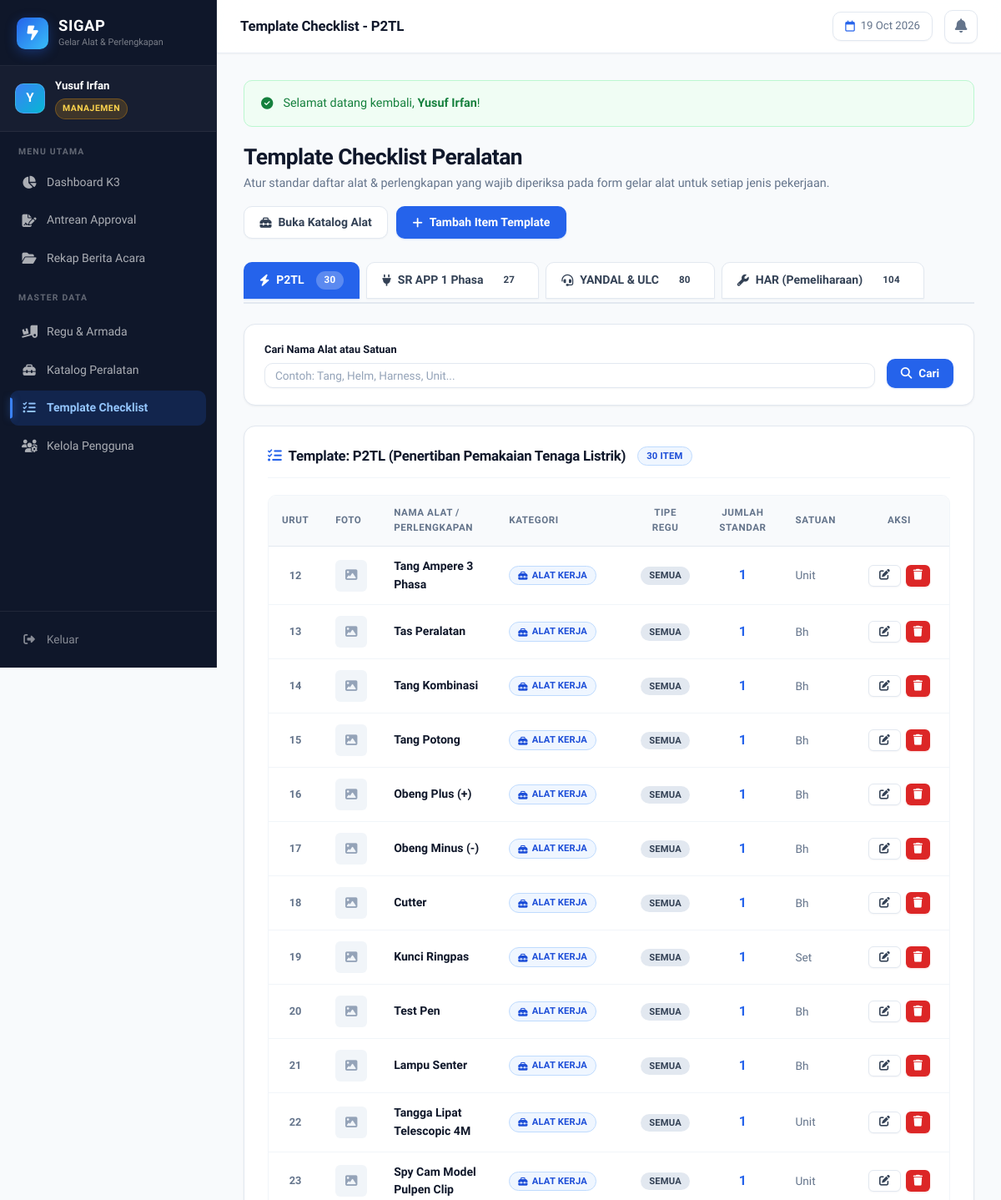
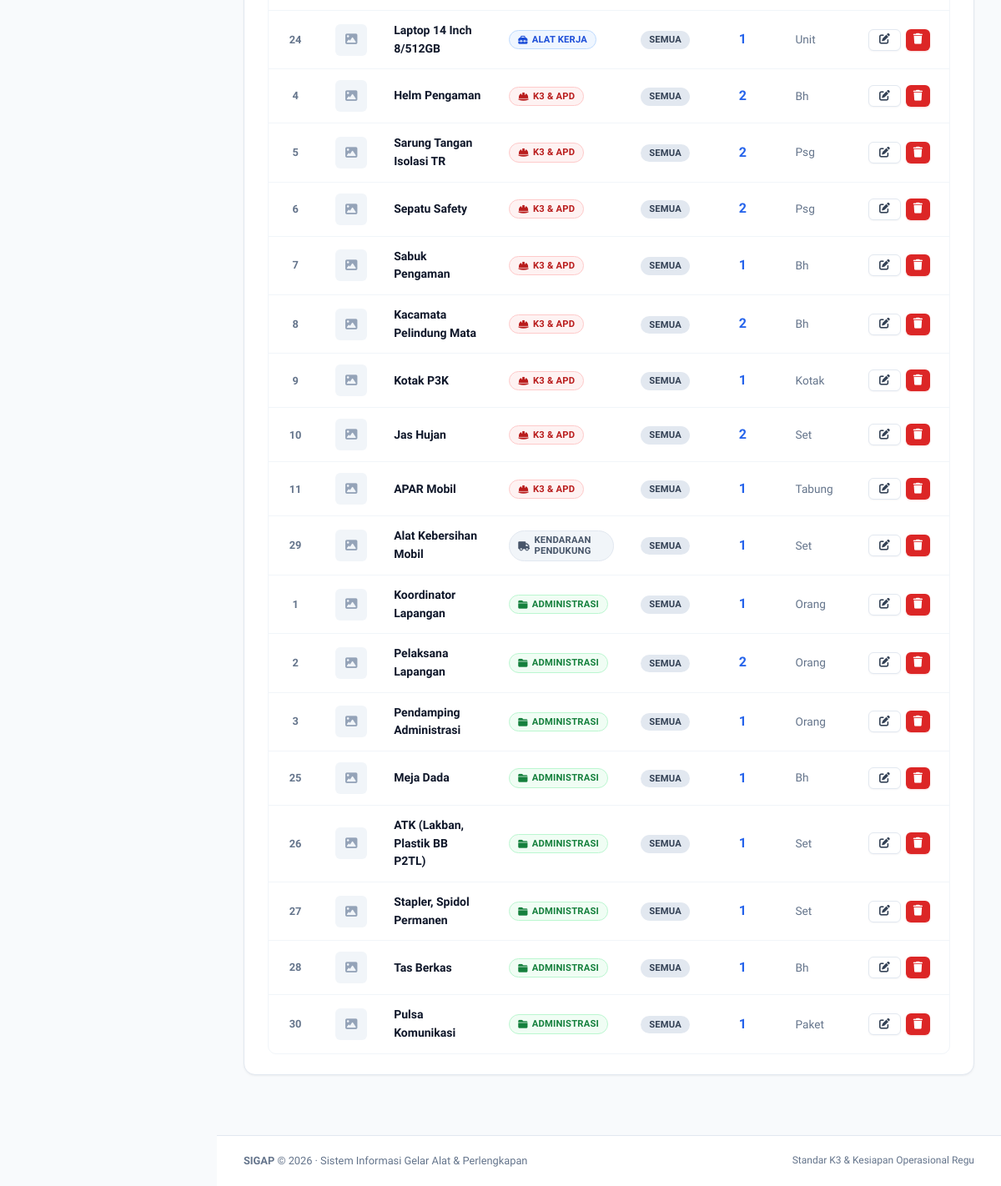
Screenshot of /master/template/index.php (signed in) with the database file from the repository (2 pictures, top to bottom).
### tables this page shows
CREATE TABLE IF NOT EXISTS template_checklist_item (
    id               INT          AUTO_INCREMENT PRIMARY KEY,
    jenis_pekerjaan  ENUM('p2tl', 'sr_app', 'yandal', 'har') NOT NULL,
    regu_tipe        VARCHAR(50)  NOT NULL DEFAULT 'all',
    master_barang_id INT  NOT NULL,
    jumlah_standar   INT  NOT NULL DEFAULT 1,
    urutan           INT  NOT NULL DEFAULT 0,
    INDEX idx_tpl_jenis  (jenis_pekerjaan),
    INDEX idx_tpl_barang (master_barang_id),
    FOREIGN KEY (master_barang_id)
        REFERENCES master_barang(id)
        ON DELETE CASCADE
        ON UPDATE CASCADE
);

CREATE TABLE IF NOT EXISTS master_barang (
    id               INT          AUTO_INCREMENT PRIMARY KEY,
    nama_barang      VARCHAR(150) NOT NULL UNIQUE,
    kategori         ENUM('alat_kerja', 'k3_safety', 'kendaraan_pendukung', 'administrasi') NOT NULL,
    satuan_default   VARCHAR(30)  NOT NULL,
    gambar_referensi VARCHAR(255) NULL,
    created_at       TIMESTAMP    DEFAULT CURRENT_TIMESTAMP,
    updated_at       TIMESTAMP    DEFAULT CURRENT_TIMESTAMP ON UPDATE CURRENT_TIMESTAMP,
    INDEX idx_barang_kategori (kategori),
    INDEX idx_barang_nama     (nama_barang)
);

### includes/auth_check.php (called while the page is built, shortened)
<?php
function base_url($path = '') {
    static $base_dir = null;
    if ($base_dir === null) {
        $project_root = str_replace('\\', '/', realpath(__DIR__ . '/..'));
        $doc_root     = str_replace('\\', '/', realpath(isset($_SERVER['DOCUMENT_ROOT']) ? $_SERVER['DOCUMENT_ROOT'] : ''));
        if ($doc_root && strpos($project_root, $doc_root) === 0) {
            $base_dir = substr($project_root, strlen($doc_root));
        } else {
            $script = isset($_SERVER['SCRIPT_NAME']) ? $_SERVER['SCRIPT_NAME'] : '';
            $base_dir = rtrim(dirname(dirname($script)), '/');
        }
        $base_dir = rtrim($base_dir, '/');
    }
    return $base_dir . '/' . ltrim($path, '/');
}

### master/template/index.php (the view, shortened to what this page needs)
<?php
require_once __DIR__ . '/../../includes/auth_check.php';
$pdo = get_db_connection();
$active_jenis = isset($_GET['jenis']) ? $_GET['jenis'] : 'p2tl';
$search = trim(isset($_GET['q']) ? $_GET['q'] : '');
$counts_stmt = $pdo->query("SELECT jenis_pekerjaan, COUNT(*) as total FROM template_checklist_item GROUP BY jenis_pekerjaan");
$counts_raw = $counts_stmt->fetchAll(PDO::FETCH_KEY_PAIR);
$tab_counts = [
    'p2tl'   => isset($counts_raw['p2tl']) ? $counts_raw['p2tl'] : 0,
    'sr_app' => isset($counts_raw['sr_app']) ? $counts_raw['sr_app'] : 0,
    'yandal' => isset($counts_raw['yandal']) ? $counts_raw['yandal'] : 0,
    'har'    => isset($counts_raw['har']) ? $counts_raw['har'] : 0,
];
$where = ["tci.jenis_pekerjaan = :jenis"];
$params = [':jenis' => $active_jenis];
$where_sql = implode(' AND ', $where);
$stmt = $pdo->prepare("
    SELECT tci.*, mb.nama_barang, mb.kategori, mb.satuan_default, mb.gambar_referensi
    FROM template_checklist_item tci
    JOIN master_barang mb ON tci.master_barang_id = mb.id
    WHERE {$where_sql}
    ORDER BY mb.kategori, tci.urutan, mb.nama_barang
");
$stmt->execute($params);
$items = $stmt->fetchAll();
$kategori_labels = [
    'alat_kerja'          => ['label' => 'Alat Kerja', 'badge' => 'badge-submitted', 'icon' => 'fa-toolbox'],
    'k3_safety'           => ['label' => 'K3 & APD', 'badge' => 'badge-rejected', 'icon' => 'fa-hard-hat'],
    'kendaraan_pendukung' => ['label' => 'Kendaraan Pendukung', 'badge' => 'badge-draft', 'icon' => 'fa-truck'],
    'administrasi'        => ['label' => 'Administrasi', 'badge' => 'badge-approved', 'icon' => 'fa-folder-closed']
];
$jenis_titles = [
    'p2tl'   => 'P2TL (Penertiban Pemakaian Tenaga Listrik)',
    'sr_app' => 'SR APP 1 Phasa (Penyambungan & Bongkar)',
    'yandal' => 'YANDAL & ULC (Pelayanan Gangguan)',
    'har'    => 'HAR (Pemeliharaan Jaringan & Gardu)',
];
require_once __DIR__ . '/../../includes/header.php';
?>
<div style="display:flex; justify-content:space-between; align-items:flex-start; margin-bottom:1.75rem; flex-wrap:wrap; gap:1rem;">
    <div>
        <h1 style="font-size:1.65rem; font-weight:800; letter-spacing:-0.02em; margin-bottom:4px; color:var(--text-main);">Template Checklist Peralatan</h1>
        <p style="color:var(--text-muted); font-size:0.9rem;">Atur standar daftar alat & perlengkapan yang wajib diperiksa pada form gelar alat untuk setiap jenis pekerjaan.</p>
    </div>
    <div style="display:flex; gap:10px;">
        <a href="<?= base_url('master/barang/index.php') ?>" class="btn btn-outline">
            <i class="fa-solid fa-toolbox"></i> Buka Katalog Alat
        </a>
        <button onclick="openModalTambah()" class="btn btn-primary">
            <i class="fa-solid fa-plus"></i> Tambah Item Template
        </button>
    </div>
</div>
<div style="display:flex; gap:8px; margin-bottom:1.5rem; overflow-x:auto; padding-bottom:4px; border-bottom:2px solid var(--border-color);">
    <a href="index.php?jenis=p2tl" class="btn <?= $active_jenis === 'p2tl' ? 'btn-primary' : 'btn-outline' ?>" style="border-radius:var(--radius-md) var(--radius-md) 0 0; padding:10px 18px; font-weight:600; text-decoration:none;">
        <i class="fa-solid fa-bolt"></i> P2TL
        <span class="badge" style="margin-left:6px; background:<?= $active_jenis === 'p2tl' ? 'rgba(255,255,255,0.25)' : 'var(--bg-card)' ?>;"><?= $tab_counts['p2tl'] ?></span>
    </a>
    <a href="index.php?jenis=sr_app" class="btn <?= $active_jenis === 'sr_app' ? 'btn-primary' : 'btn-outline' ?>" style="border-radius:var(--radius-md) var(--radius-md) 0 0; padding:10px 18px; font-weight:600; text-decoration:none;">
        <i class="fa-solid fa-plug"></i> SR APP 1 Phasa
        <span class="badge" style="margin-left:6px; background:<?= $active_jenis === 'sr_app' ? 'rgba(255,255,255,0.25)' : 'var(--bg-card)' ?>;"><?= $tab_counts['sr_app'] ?></span>
    </a>
    <a href="index.php?jenis=yandal" class="btn <?= $active_jenis === 'yandal' ? 'btn-primary' : 'btn-outline' ?>" style="border-radius:var(--radius-md) var(--radius-md) 0 0; padding:10px 18px; font-weight:600; text-decoration:none;">
        <i class="fa-solid fa-headset"></i> YANDAL & ULC
        <span class="badge" style="margin-left:6px; background:<?= $active_jenis === 'yandal' ? 'rgba(255,255,255,0.25)' : 'var(--bg-card)' ?>;"><?= $tab_counts['yandal'] ?></span>
    </a>
    <a href="index.php?jenis=har" class="btn <?= $active_jenis === 'har' ? 'btn-primary' : 'btn-outline' ?>" style="border-radius:var(--radius-md) var(--radius-md) 0 0; padding:10px 18px; font-weight:600; text-decoration:none;">
        <i class="fa-solid fa-wrench"></i> HAR (Pemeliharaan)
        <span class="badge" style="margin-left:6px; background:<?= $active_jenis === 'har' ? 'rgba(255,255,255,0.25)' : 'var(--bg-card)' ?>;"><?= $tab_counts['har'] ?></span>
    </a>
</div>
<div class="card" style="margin-bottom:1.5rem; padding:1.25rem 1.5rem;">
    <form method="GET" style="display:flex; gap:14px; flex-wrap:wrap; align-items:flex-end;">
        <div style="flex:1; min-width:240px;">
            <label class="form-label" style="font-size:0.8rem;">Cari Nama Alat atau Satuan</label>
            <input type="text" name="q" class="form-control" placeholder="Contoh: Tang, Helm, Harness, Unit..." value="<?= htmlspecialchars($search) ?>" style="font-size:0.85rem; padding:6px 12px;">
        </div>
        <div style="display:flex; gap:8px;">
            <button type="submit" class="btn btn-primary" style="padding:7px 16px; font-size:0.85rem;">
                <i class="fa-solid fa-magnifying-glass"></i> Cari
            </button>
        </div>
    </form>
</div>
<div class="card">
    <div class="card-header">
        <h2 class="card-title">
            <i class="fa-solid fa-list-check" style="color:var(--primary);"></i>
            Template: <?= htmlspecialchars(isset($jenis_titles[$active_jenis]) ? $jenis_titles[$active_jenis] : strtoupper($active_jenis)) ?>
            <span class="badge badge-submitted" style="font-size:0.7rem; margin-left:6px;"><?= count($items) ?> item</span>
        </h2>
    </div>
    <?php if (empty($items)): ?>
        <div style="text-align:center; padding:3rem 1rem; color:var(--text-muted);">
            <div style="width:48px; height:48px; border-radius:50%; background:#f1f5f9; color:#64748b; display:flex; align-items:center; justify-content:center; margin:0 auto 10px; font-size:1.3rem;">
                <i class="fa-solid fa-clipboard-list"></i>
            </div>
            <strong style="color:var(--text-main);">Belum ada item checklist untuk jenis pekerjaan ini</strong>
            <p style="font-size:0.825rem; margin-top:2px;">Klik tombol "Tambah Item Template" di atas untuk menambahkan alat ke dalam template checklist.</p>
        </div>
    <?php else: ?>
        <div class="table-responsive">
            <table class="data-table">
                <thead>
                    <tr>
                        <th width="40px" style="text-align:center;">Urut</th>
                        <th width="50px">Foto</th>
                        <th>Nama Alat / Perlengkapan</th>
                        <th>Kategori</th>
                        <th style="text-align:center;">Tipe Regu</th>
                        <th style="text-align:center;">Jumlah Standar</th>
                        <th>Satuan</th>
                        <th style="text-align:center; width:120px;">Aksi</th>
                    </tr>
                </thead>
                <tbody>
                    <?php foreach ($items as $i => $row): ?>
                        <?php $kat_info = isset($kategori_labels[$row['kategori']]) ? $kategori_labels[$row['kategori']] : ['label' => $row['kategori'], 'badge' => 'badge-draft', 'icon' => 'fa-tag']; ?>
                        <tr>
                            <td style="text-align:center; font-weight:700; color:var(--text-muted); font-size:0.8rem;">
                                <?= $row['urutan'] ?>
                            </td>
                            <td>
                                <?php if (!empty($row['gambar_referensi'])): ?>
                                    <img src="<?= base_url('uploads/referensi/' . htmlspecialchars($row['gambar_referensi'])) ?>"
                                         style="width:38px; height:38px; object-fit:cover; border-radius:var(--radius-sm); border:1px solid var(--border-color); cursor:pointer;"
                                         onclick="previewImage(this.src, '<?= addslashes(htmlspecialchars($row['nama_barang'])) ?>')"
                                         title="Klik perbesar">
                                <?php else: ?>
                                    <div style="width:38px; height:38px; border-radius:var(--radius-sm); background:#f1f5f9; color:#94a3b8; display:flex; align-items:center; justify-content:center; font-size:0.9rem;">
                                        <i class="fa-solid fa-image"></i>
                                    </div>
                                <?php endif; ?>
                            </td>
                            <td>
                                <strong style="color:var(--text-main); font-size:0.875rem;"><?= htmlspecialchars($row['nama_barang']) ?></strong>
                            </td>
                            <td>
                                <span class="badge <?= $kat_info['badge'] ?>" style="font-size:0.7rem;">
                                    <i class="fa-solid <?= $kat_info['icon'] ?>"></i> <?= $kat_info['label'] ?>
                                </span>
                            </td>
                            <td style="text-align:center;">
                                <?php if ($row['regu_tipe'] === 'all'): ?>
                                    <span class="badge" style="background:#e2e8f0; color:#334155; font-size:0.7rem;">Semua</span>
                                <?php elseif ($row['regu_tipe'] === 'roda_3'): ?>
                                    <span class="badge" style="background:#e0e7ff; color:#3730a3; font-size:0.7rem;">Roda 3</span>
                                <?php elseif ($row['regu_tipe'] === 'roda_2'): ?>
                                    <span class="badge" style="background:#fef3c7; color:#92400e; font-size:0.7rem;">Roda 2</span>
                                <?php elseif ($row['regu_tipe'] === 'yandal_mobil'): ?>
                                    <span class="badge" style="background:#dbeafe; color:#1e40af; font-size:0.7rem;">Mobil Yandal</span>
                                <?php elseif ($row['regu_tipe'] === 'ulc_motor'): ?>
                                    <span class="badge" style="background:#fef3c7; color:#b45309; font-size:0.7rem;">ULC Motor</span>
                                <?php elseif ($row['regu_tipe'] === 'har_truk'): ?>
                                    <span class="badge" style="background:#e0f2fe; color:#0369a1; font-size:0.7rem;">Truk Hino (HAR A)</span>
                                <?php elseif ($row['regu_tipe'] === 'har_carry'): ?>
                                    <span class="badge" style="background:#fef3c7; color:#92400e; font-size:0.7rem;">Mobil Carry (HAR B)</span>
                                <?php else: ?>
                                    <span class="badge" style="background:#f1f5f9; color:#475569; font-size:0.7rem;"><?= htmlspecialchars($row['regu_tipe']) ?></span>
                                <?php endif; ?>
                            </td>
                            <td style="text-align:center;">
                                <strong style="font-size:1rem; color:var(--primary);"><?= $row['jumlah_standar'] ?></strong>
                            </td>
                            <td style="font-size:0.85rem; color:var(--text-muted);">
                                <?= htmlspecialchars($row['satuan_default']) ?>
                            </td>
                            <td style="text-align:center; white-space:nowrap;">
                                <div style="display:inline-flex; gap:6px;">
                                    <button onclick='openModalEdit(<?= json_encode($row) ?>)' class="btn btn-outline btn-sm" title="Edit Item">
                                        <i class="fa-solid fa-pen-to-square"></i>
                                    </button>
                                    <button onclick="confirmHapus(<?= $row['id'] ?>, '<?= addslashes(htmlspecialchars($row['nama_barang'])) ?>')" class="btn btn-danger btn-sm" style="padding:4px 8px;" title="Hapus">
                                        <i class="fa-solid fa-trash"></i>
                                    </button>
                                </div>
                            </td>
                        </tr>
                    <?php endforeach; ?>
                </tbody>
            </table>
        </div>
    <?php endif; ?>
</div>
<?php require_once __DIR__ . '/../../includes/footer.php'; ?>

### rows the page displays
template_checklist_item: urutan "12", master_barang.nama_barang "Tang Ampere 3 Phasa", master_barang.kategori "ALAT KERJA", regu_tipe "SEMUA", jumlah_standar "1", master_barang.satuan_default "Unit"
template_checklist_item: urutan "13", master_barang.nama_barang "Tas Peralatan", master_barang.kategori "ALAT KERJA", regu_tipe "SEMUA", jumlah_standar "1", master_barang.satuan_default "Bh"
template_checklist_item: urutan "14", master_barang.nama_barang "Tang Kombinasi", master_barang.kategori "ALAT KERJA", regu_tipe "SEMUA", jumlah_standar "1", master_barang.satuan_default "Bh"
template_checklist_item: urutan "15", master_barang.nama_barang "Tang Potong", master_barang.kategori "ALAT KERJA", regu_tipe "SEMUA", jumlah_standar "1", master_barang.satuan_default "Bh"
template_checklist_item: urutan "16", master_barang.nama_barang "Obeng Plus (+)", master_barang.kategori "ALAT KERJA", regu_tipe "SEMUA", jumlah_standar "1", master_barang.satuan_default "Bh"
template_checklist_item: urutan "17", master_barang.nama_barang "Obeng Minus (-)", master_barang.kategori "ALAT KERJA", regu_tipe "SEMUA", jumlah_standar "1", master_barang.satuan_default "Bh"
template_checklist_item: urutan "18", master_barang.nama_barang "Cutter", master_barang.kategori "ALAT KERJA", regu_tipe "SEMUA", jumlah_standar "1", master_barang.satuan_default "Bh"
template_checklist_item: urutan "19", master_barang.nama_barang "Kunci Ringpas", master_barang.kategori "ALAT KERJA", regu_tipe "SEMUA", jumlah_standar "1", master_barang.satuan_default "Set"
template_checklist_item: urutan "20", master_barang.nama_barang "Test Pen", master_barang.kategori "ALAT KERJA", regu_tipe "SEMUA", jumlah_standar "1", master_barang.satuan_default "Bh"
template_checklist_item: urutan "21", master_barang.nama_barang "Lampu Senter", master_barang.kategori "ALAT KERJA", regu_tipe "SEMUA", jumlah_standar "1", master_barang.satuan_default "Bh"
template_checklist_item: urutan "22", master_barang.nama_barang "Tangga Lipat Telescopic 4M", master_barang.kategori "ALAT KERJA", regu_tipe "SEMUA", jumlah_standar "1", master_barang.satuan_default "Unit"
template_checklist_item: urutan "23", master_barang.nama_barang "Spy Cam Model Pulpen Clip", master_barang.kategori "ALAT KERJA", regu_tipe "SEMUA", jumlah_standar "1", master_barang.satuan_default "Unit"
template_checklist_item: urutan "24", master_barang.nama_barang "Laptop 14 Inch 8/512GB", master_barang.kategori "ALAT KERJA", regu_tipe "SEMUA", jumlah_standar "1", master_barang.satuan_default "Unit"
template_checklist_item: urutan "4", master_barang.nama_barang "Helm Pengaman", master_barang.kategori "K3 & APD", regu_tipe "SEMUA", jumlah_standar "2", master_barang.satuan_default "Bh"
template_checklist_item: urutan "5", master_barang.nama_barang "Sarung Tangan Isolasi TR", master_barang.kategori "K3 & APD", regu_tipe "SEMUA", jumlah_standar "2", master_barang.satuan_default "Psg"
template_checklist_item: urutan "6", master_barang.nama_barang "Sepatu Safety", master_barang.kategori "K3 & APD", regu_tipe "SEMUA", jumlah_standar "2", master_barang.satuan_default "Psg"
template_checklist_item: urutan "7", master_barang.nama_barang "Sabuk Pengaman", master_barang.kategori "K3 & APD", regu_tipe "SEMUA", jumlah_standar "1", master_barang.satuan_default "Bh"
template_checklist_item: urutan "8", master_barang.nama_barang "Kacamata Pelindung Mata", master_barang.kategori "K3 & APD", regu_tipe "SEMUA", jumlah_standar "2", master_barang.satuan_default "Bh"
template_checklist_item: urutan "9", master_barang.nama_barang "Kotak P3K", master_barang.kategori "K3 & APD", regu_tipe "SEMUA", jumlah_standar "1", master_barang.satuan_default "Kotak"
template_checklist_item: urutan "10", master_barang.nama_barang "Jas Hujan", master_barang.kategori "K3 & APD", regu_tipe "SEMUA", jumlah_standar "2", master_barang.satuan_default "Set"
template_checklist_item: urutan "11", master_barang.nama_barang "APAR Mobil", master_barang.kategori "K3 & APD", regu_tipe "SEMUA", jumlah_standar "1", master_barang.satuan_default "Tabung"
template_checklist_item: urutan "29", master_barang.nama_barang "Alat Kebersihan Mobil", master_barang.kategori "KENDARAAN PENDUKUNG", regu_tipe "SEMUA", jumlah_standar "1", master_barang.satuan_default "Set"
template_checklist_item: urutan "1", master_barang.nama_barang "Koordinator Lapangan", master_barang.kategori "ADMINISTRASI", regu_tipe "SEMUA", jumlah_standar "1", master_barang.satuan_default "Orang"
template_checklist_item: urutan "2", master_barang.nama_barang "Pelaksana Lapangan", master_barang.kategori "ADMINISTRASI", regu_tipe "SEMUA", jumlah_standar "2", master_barang.satuan_default "Orang"
template_checklist_item: urutan "3", master_barang.nama_barang "Pendamping Administrasi", master_barang.kategori "ADMINISTRASI", regu_tipe "SEMUA", jumlah_standar "1", master_barang.satuan_default "Orang"
template_checklist_item: urutan "25", master_barang.nama_barang "Meja Dada", master_barang.kategori "ADMINISTRASI", regu_tipe "SEMUA", jumlah_standar "1", master_barang.satuan_default "Bh"
template_checklist_item: urutan "26", master_barang.nama_barang "ATK (Lakban, Plastik BB P2TL)", master_barang.kategori "ADMINISTRASI", regu_tipe "SEMUA", jumlah_standar "1", master_barang.satuan_default "Set"
template_checklist_item: urutan "27", master_barang.nama_barang "Stapler, Spidol Permanen", master_barang.kategori "ADMINISTRASI", regu_tipe "SEMUA", jumlah_standar "1", master_barang.satuan_default "Set"
template_checklist_item: urutan "28", master_barang.nama_barang "Tas Berkas", master_barang.kategori "ADMINISTRASI", regu_tipe "SEMUA", jumlah_standar "1", master_barang.satuan_default "Bh"
template_checklist_item: urutan "30", master_barang.nama_barang "Pulsa Komunikasi", master_barang.kategori "ADMINISTRASI", regu_tipe "SEMUA", jumlah_standar "1", master_barang.satuan_default "Paket"

### other values shown
substr($user['nama_lengkap'], 0, 1) "Y"
$user['nama_lengkap'] "Yusuf Irfan"
$page_title "Template Checklist - P2TL"
$flash_success "Selamat datang kembali, Yusuf Irfan !"
$tab_counts['p2tl'] "30"
$tab_counts['sr_app'] "27"
$tab_counts['yandal'] "80"
$tab_counts['har'] "104"
count($items) "30"
